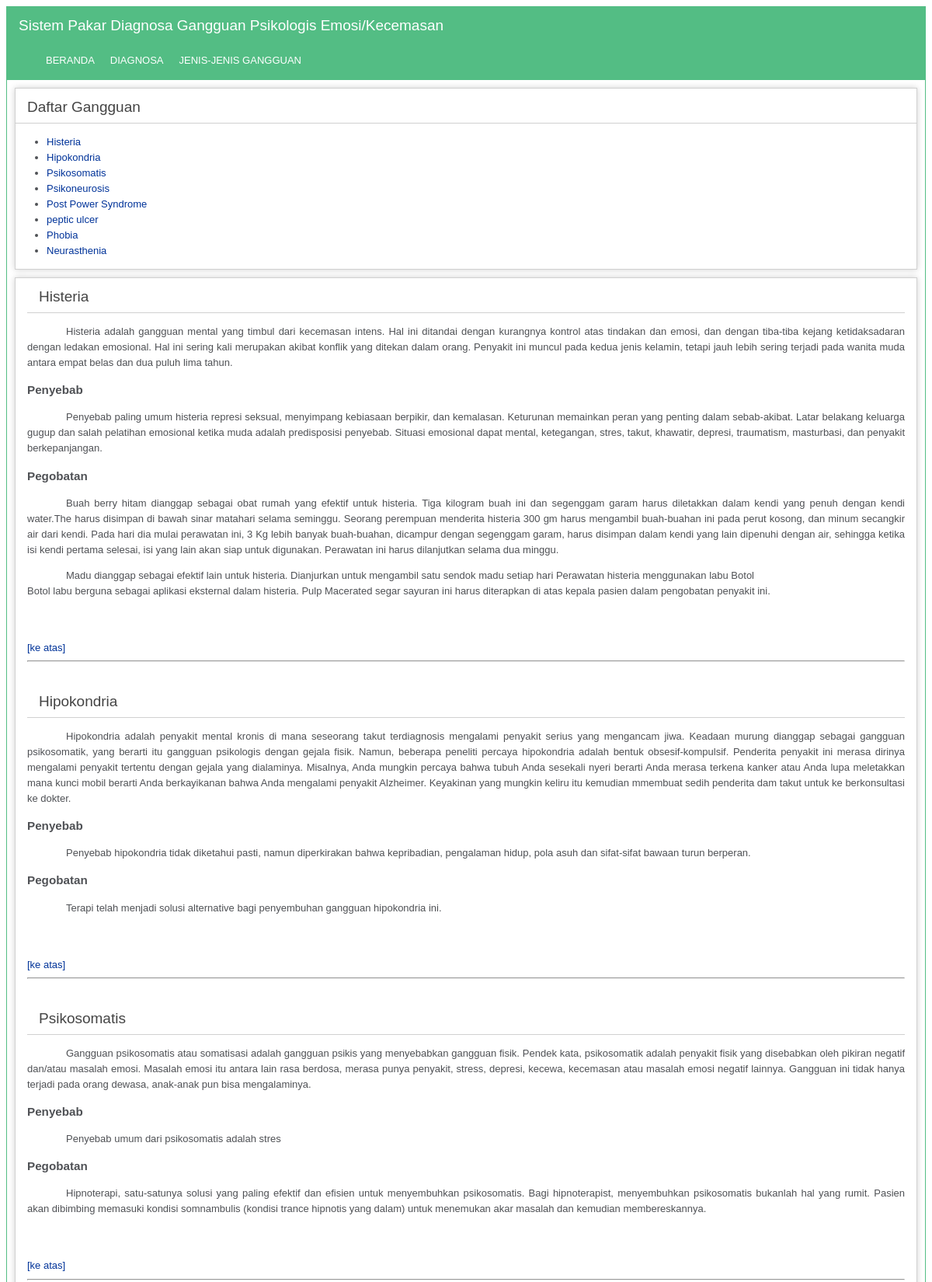
The page /index.php/gangguan_psikis/tampil (upper part) on the database its author committed.
### tables this page shows
CREATE TABLE IF NOT EXISTS `tb_gangguan` (
  `id_gangguan` varchar(10) NOT NULL,
  `gangguan` text,
  `penjelasan` text,
  `penyebab` text,
  `pengobatan` text
);

### index.php (called while the page is built, shortened)
<?php
require_once BASEPATH.'core/CodeIgniter.php';

### application/models/gangguan.php (called while the page is built, shortened)
<?php
class Gangguan extends CI_Model{
	function all_gangguan(){
	$query= $this->db->get('tb_gangguan');
	return $query;
	}
}

### application/controllers/gangguan_psikis.php (the view, shortened to what this page needs)
<?php if ( ! defined('BASEPATH')) exit('No direct script access allowed');
class Gangguan_psikis extends CI_Controller {
	public function tampil(){
	$gangguan='';
	$nav='<ul>';
		$qgangguan=$this->gangguan->all_gangguan();
		foreach($qgangguan->result() as $dgangguan){
		$id=str_replace(" ","_",$dgangguan->gangguan);
		$nav.='<li><a href="#'.$id.'">'.$dgangguan->gangguan.'</a></li>';
			$gangguan .='<div id="'.$id.'">';
			$gangguan .='<h1>'.$dgangguan->gangguan.'</h1>';
			$gangguan .='<p>'.$dgangguan->penjelasan.'</p>';
			$gangguan .='<h3>Penyebab</h3><p>'.$dgangguan->penyebab.'</p>';
			$gangguan .='<h3>Pegobatan</h3><p>'.$dgangguan->pengobatan.'</p>';
			$gangguan .='<br><br><a href="#nav_gangguan">[ke atas]</a><hr></div><br>';
		}
		$nav.='</ul>';
	}
}

### application/views/halaman/gangguan.php (style rules this page uses)
p { text-indent: 50px; text-align: justify }
a { text-decoration: none; }

### rows shown on the page
tb_gangguan: gangguan "Histeria", penjelasan "Histeria adalah gangguan mental yang timbul dari kecemasan intens. Hal ini ditandai dengan kurangnya kontrol atas tindakan dan emosi, dan dengan tiba-tiba kejang ketidaksadaran dengan ledakan emosional. Hal ini sering kali merupakan akibat konflik yang ditekan dalam orang. Penyakit ini muncul pada kedua jenis kelamin, tetapi jauh lebih sering terjadi pada wanita muda antara empat belas dan dua puluh lima tahun.", penyebab "Penyebab paling umum histeria represi seksual, menyimpang kebiasaan berpikir, dan kemalasan. Keturunan memainkan peran yang penting dalam sebab-akibat. Latar belakang keluarga gugup dan salah pelatihan emosional ketika muda adalah predisposisi penyebab. Situasi emosional dapat mental, ketegangan, stres, takut, khawatir, depresi, traumatism, masturbasi, dan penyakit berkepanjangan.", pengobatan "Buah berry hitam dianggap sebagai obat rumah yang efektif untuk histeria. Tiga kilogram buah ini dan segenggam garam harus diletakkan dalam kendi yang penuh dengan kendi water.The harus disimpan di bawah sinar matahari selama seminggu. Seorang perempuan menderita histeria 300 gm harus mengambil buah-buahan ini pada perut kosong, dan minum secangkir air dari kendi. Pada hari dia mulai perawatan ini, 3 Kg lebih banyak buah-buahan, dicampur dengan segenggam garam, harus disimpan dalam kendi yang lain dipenuhi dengan air, sehingga ketika isi kendi pertama selesai, isi yang lain akan siap untuk digunakan. Perawatan ini harus dilanjutkan selama dua minggu. Madu dianggap sebagai efektif lain untuk…"
tb_gangguan: gangguan "Hipokondria", penjelasan "Hipokondria adalah penyakit mental kronis di mana seseorang takut terdiagnosis mengalami penyakit serius yang mengancam jiwa. Keadaan murung dianggap sebagai gangguan psikosomatik, yang berarti itu gangguan psikologis dengan gejala fisik. Namun, beberapa peneliti percaya hipokondria adalah bentuk obsesif-kompulsif. Penderita penyakit ini merasa dirinya mengalami penyakit tertentu dengan gejala yang dialaminya. Misalnya, Anda mungkin percaya bahwa tubuh Anda sesekali nyeri berarti Anda merasa terkena kanker atau Anda lupa meletakkan mana kunci mobil berarti Anda berkayikanan bahwa Anda mengalami penyakit Alzheimer. Keyakinan yang mungkin keliru itu kemudian mmembuat sedih penderita dam takut…", penyebab "Penyebab hipokondria tidak diketahui pasti, namun diperkirakan bahwa kepribadian, pengalaman hidup, pola asuh dan sifat-sifat bawaan turun berperan.", pengobatan "Terapi telah menjadi solusi alternative bagi penyembuhan gangguan hipokondria ini."
tb_gangguan: gangguan "Psikosomatis", penjelasan "Gangguan psikosomatis atau somatisasi adalah gangguan psikis yang menyebabkan gangguan fisik. Pendek kata, psikosomatik adalah penyakit fisik yang disebabkan oleh pikiran negatif dan/atau masalah emosi. Masalah emosi itu antara lain rasa berdosa, merasa punya penyakit, stress, depresi, kecewa, kecemasan atau masalah emosi negatif lainnya. Gangguan ini tidak hanya terjadi pada orang dewasa, anak-anak pun bisa mengalaminya.", penyebab "Penyebab umum dari psikosomatis adalah stres", pengobatan "Hipnoterapi, satu-satunya solusi yang paling efektif dan efisien untuk menyembuhkan psikosomatis. Bagi hipnoterapist, menyembuhkan psikosomatis bukanlah hal yang rumit. Pasien akan dibimbing memasuki kondisi somnambulis (kondisi trance hipnotis yang dalam) untuk menemukan akar masalah dan kemudian membereskannya."
tb_gangguan: gangguan "Psikoneurosis"
tb_gangguan: gangguan "Post Power Syndrome"
tb_gangguan: gangguan "peptic ulcer"
tb_gangguan: gangguan "Phobia"
tb_gangguan: gangguan "Neurasthenia"

### other values the page prints
anchor('beranda','Beranda') "BERANDA"
anchor('pakar','Diagnosa') "DIAGNOSA"
anchor('gangguan_psikis/tampil','Jenis-jenis Gangguan') "JENIS-JENIS GANGGUAN"
